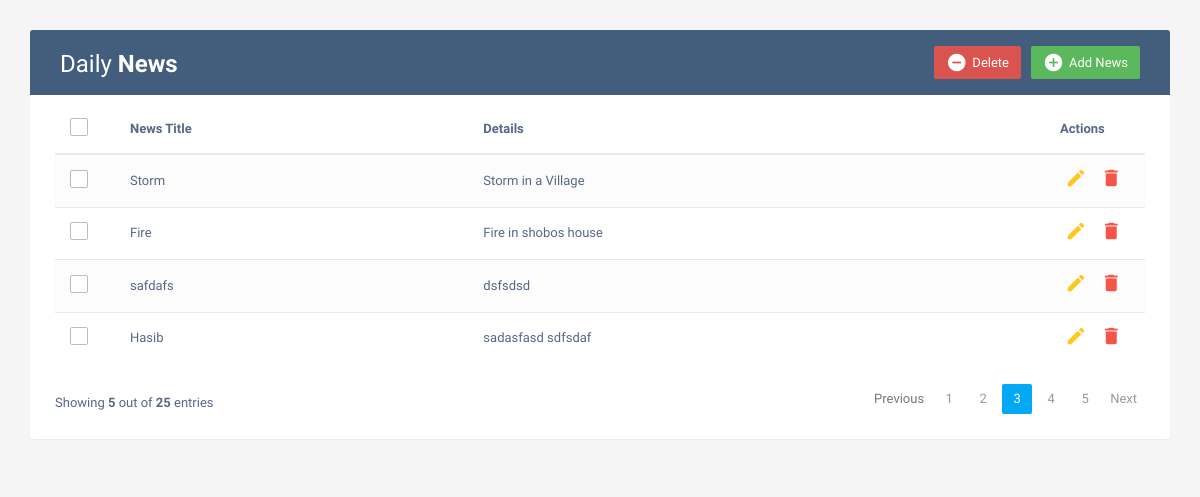
The app's page /, older data.
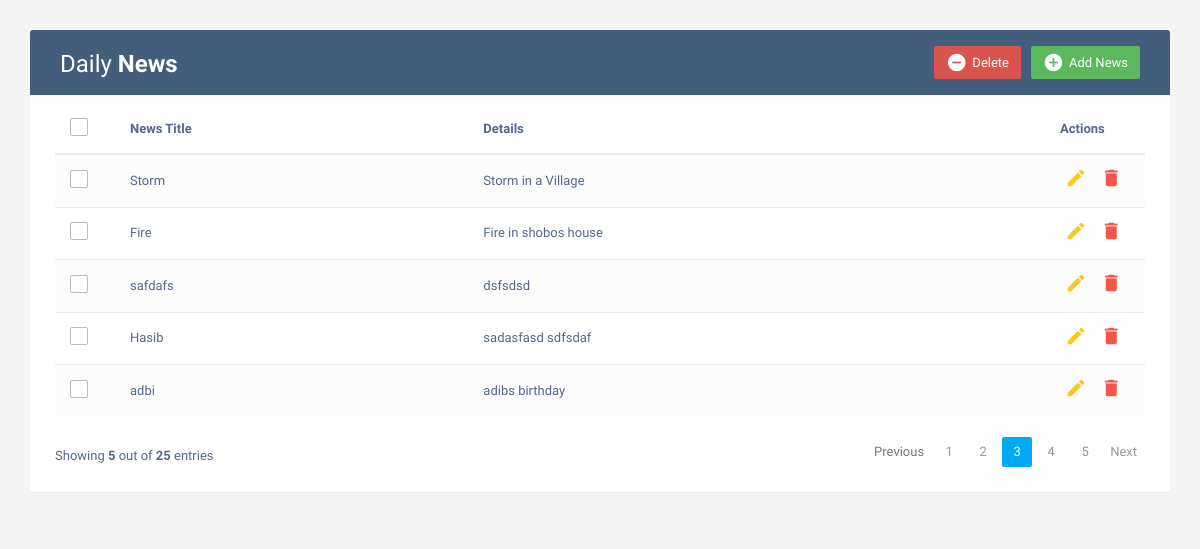
The same page, newer data.
### news/models.py (models this page shows, shortened)
class DailyNews(models.Model):
    newsTitle = models.TextField()
    details = models.TextField()

### news/views.py (the view)
# urls.py: path('',INDEX,name='home'),
def INDEX(request):
    nws = DailyNews.objects.all()
    contex = {
        'nws':nws,
    }
    return render(request, 'index.html',contex)

### templates/index.html (shortened to what this page needs)
<!DOCTYPE html>
<html lang="en">
<head>
<link rel="stylesheet" href="https://maxcdn.bootstrapcdn.com/font-awesome/4.7.0/css/font-awesome.min.css">
<link rel="stylesheet" href="https://maxcdn.bootstrapcdn.com/bootstrap/3.3.7/css/bootstrap.min.css">
  <body>
    <div class="container">
        <div class="table-wrapper">
            <div class="table-title">
                <div class="row">
                    <div class="col-sm-6">
						<h2>Daily <b>News</b></h2>
					</div>
					<div class="col-sm-6">
						<a href="#addNews" class="btn btn-success" data-toggle="modal"><i class="material-icons">&#xE147;</i> <span>Add News</span></a>
						<a href="#deleteNews" class="btn btn-danger" data-toggle="modal"><i class="material-icons">&#xE15C;</i> <span>Delete</span></a>
					</div>
                </div>
            </div>
            <table class="table table-striped table-hover">
                <thead>
                    <tr>
						<th>
							<span class="custom-checkbox">
								<label for="selectAll"></label>
							</span>
						</th>
                        <th>News Title</th>
						<th>Details</th>
                        <th>Actions</th>
                    </tr>
                </thead>
                <tbody>
					{% for i in nws %}
                    <tr>
						<td>
							<span class="custom-checkbox">
								<label for="checkbox1"></label>
							</span>
						</td>
                        <td>{{i.newsTitle}}</td>
						<td>{{i.details}}</td>
                        <td>
                            <a href="#editNews" class="edit" data-toggle="modal"><i class="material-icons" data-toggle="tooltip" title="Edit">&#xE254;</i></a>
                            <a href="#deleteNews" class="delete" data-toggle="modal"><i class="material-icons" data-toggle="tooltip" title="Delete">&#xE872;</i></a>
                        </td>
                    </tr>
					{% endfor %}
                </tbody>
            </table>
			<div class="clearfix">
                <div class="hint-text">Showing <b>5</b> out of <b>25</b> entries</div>
                <ul class="pagination">
                    <li class="page-item disabled"><a href="#">Previous</a></li>
                    <li class="page-item"><a href="#" class="page-link">1</a></li>
                    <li class="page-item"><a href="#" class="page-link">2</a></li>
                    <li class="page-item active"><a href="#" class="page-link">3</a></li>
                    <li class="page-item"><a href="#" class="page-link">4</a></li>
                    <li class="page-item"><a href="#" class="page-link">5</a></li>
                    <li class="page-item"><a href="#" class="page-link">Next</a></li>
                </ul>
            </div>
        </div>
    </div>
</body>

### templates/index.html (style rules this page uses)
body { color: #566787; background: #f5f5f5; font-family: 'Varela Round', sans-serif; font-size: 13px; }
.table-wrapper { background: #fff; padding: 20px 25px; margin: 30px 0; border-radius: 3px; box-shadow: 0 1px 1px rgba(0,0,0,.05); }
.table-title { padding-bottom: 15px; background: #435d7d; color: #fff; padding: 16px 30px; margin: -20px -25px 10px; border-radius: 3px 3px 0 0; }
.table-title h2 { margin: 5px 0 0; font-size: 24px; }
.table-title .btn { color: #fff; float: right; font-size: 13px; border: none; min-width: 50px; border-radius: 2px; border: none; outline: none !important; margin-left: 10px; }
.table-title .btn i { float: left; font-size: 21px; margin-right: 5px; }
.table-title .btn span { float: left; margin-top: 2px; }
table.table tr th, table.table tr td { border-color: #e9e9e9; padding: 12px 15px; vertical-align: middle; }
table.table tr th:first-child { width: 60px; }
table.table tr th:last-child { width: 100px; }
table.table-striped tbody tr:nth-of-type(odd) { background-color: #fcfcfc; }
table.table td:last-child i { opacity: 0.9; font-size: 22px; margin: 0 5px; }
table.table td a { font-weight: bold; color: #566787; display: inline-block; text-decoration: none; outline: none !important; }
table.table td a.edit { color: #FFC107; }
table.table td a.delete { color: #F44336; }
table.table td i { font-size: 19px; }
.pagination { float: right; margin: 0 0 5px; }
.pagination li a { border: none; font-size: 13px; min-width: 30px; min-height: 30px; color: #999; margin: 0 2px; line-height: 30px; border-radius: 2px !important; text-align: center; padding: 0 6px; }
.pagination li.active a, .pagination li.active a.page-link { background: #03A9F4; }
.hint-text { float: left; margin-top: 10px; font-size: 13px; }
.custom-checkbox { position: relative; }
.custom-checkbox label:before { width: 18px; height: 18px; }
.custom-checkbox label:before { content: ''; margin-right: 10px; display: inline-block; vertical-align: text-top; background: white; border: 1px solid #bbb; border-radius: 2px; box-sizing: border-box; z-index: 2; }

Row changes from the older to the newer data that the page shows:
added DailyNews: newsTitle "adbi", details "adibs birthday"
